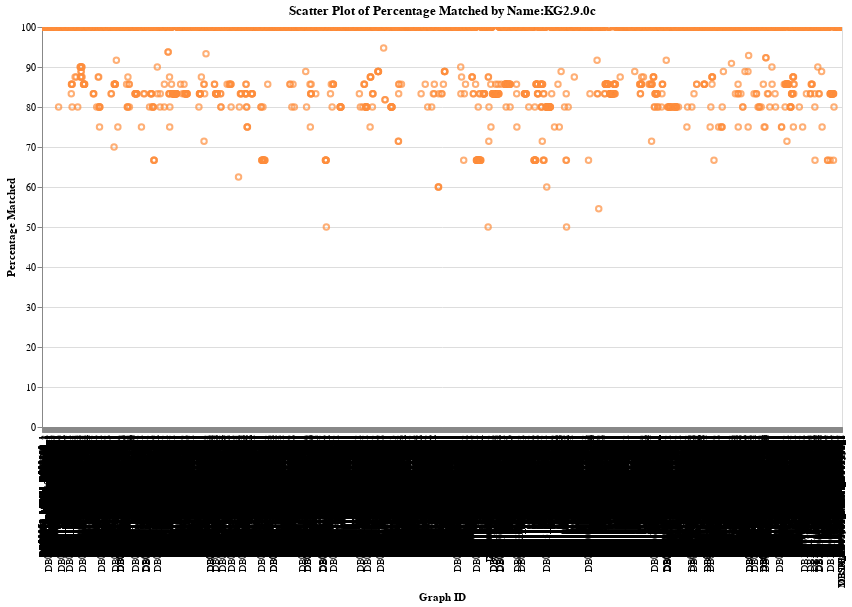

The notebook cell saved with this chart:
### Code cell
# Create a scatter plot
chart = alt.Chart(df_graph_names).mark_point().encode(
    x=alt.X('graph_id:N', title='Graph ID', axis=alt.Axis(tickCount=10)),  # Adjust tickCount for clarity
    y=alt.Y('pct_matched:Q', title='Percentage Matched'),
    tooltip=[alt.Tooltip('graph_id:N', title='Graph ID'), alt.Tooltip('pct_matched:Q', title='Percentage Matched')]  # Tooltip configuration
).properties(
    width=800,
    height=400,
    title='Scatter Plot of Percentage Matched by Name:KG2.9.0c'
).configure_mark(
    color='#FD8D3C'  # Color specified by hex code
).interactive()  # Makes the chart interactive

chart.display()

### Figure 1 — Vega-Lite specification as saved in the notebook (floating-point values rounded to 4 significant figures; data arrays with more than 128 entries replaced by an {"elided": "..."} marker saying what was removed)
{"config": {"view": {"continuousWidth": 300, "continuousHeight": 300}, "mark": {"color": "#FD8D3C"}}, "data": {"name": "data-c7769381fcad8799081b0dd281649359"}, "mark": {"type": "point"}, "encoding": {"tooltip": [{"field": "graph_id", "title": "Graph ID", "type": "nominal"}, {"field": "pct_matched", "title": "Percentage Matched", "type": "quantitative"}], "x": {"axis": {"tickCount": 10}, "field": "graph_id", "title": "Graph ID", "type": "nominal"}, "y": {"field": "pct_matched", "title": "Percentage Matched", "type": "quantitative"}}, "height": 400, "params": [{"name": "param_3", "select": {"type": "interval", "encodings": ["x", "y"]}, "bind": "scales"}], "title": "Scatter Plot of Percentage Matched by Name:KG2.9.0c", "width": 800, "$schema": "https://vega.github.io/schema/vega-lite/v5.17.0.json", "datasets": {"data-c7769381fcad8799081b0dd281649359": {"elided": "4846 records"}}}
